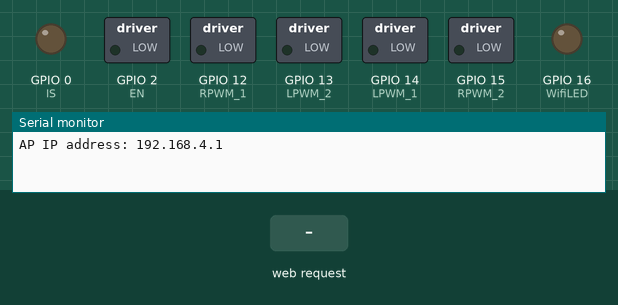
Bench run of a sketch on a simulated ESP8266 (NodeMCU). Parts: switched loads named in the sketch (green lamp = pin HIGH), output pins drawn as LEDs (lit = HIGH), the last lines printed to the serial monitor. The test bench sets the inputs (shaded band).

Above: at 1.2 s.
1.3 s: HTTP request GET /?State=F received
At 1.9 s:
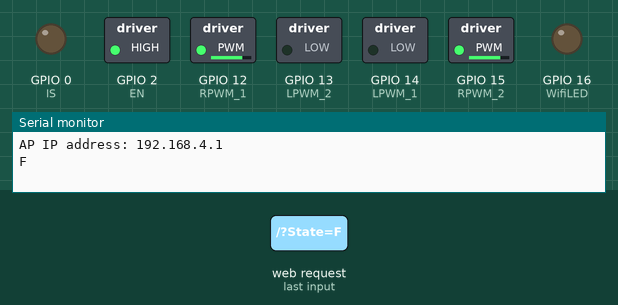
2.8 s: HTTP request GET /?State=B received
At 3.1 s:
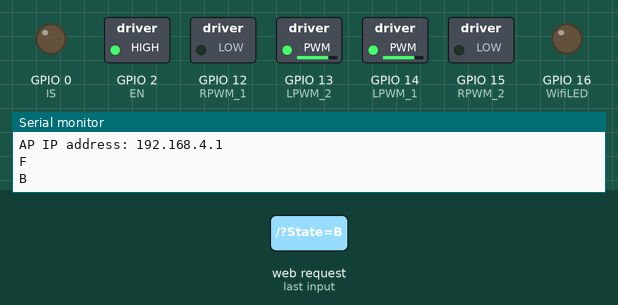
4.3 s: HTTP request GET /?State=L received
At 5.4 s:
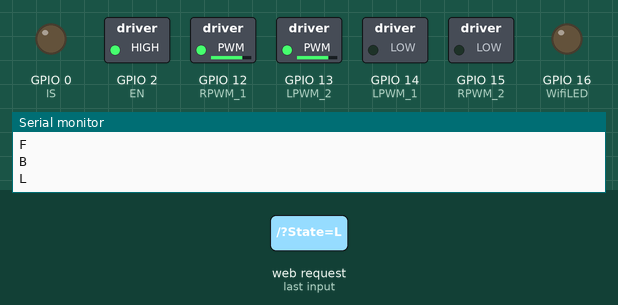
5.8 s: HTTP request GET /?State=R received
At 6.6 s:
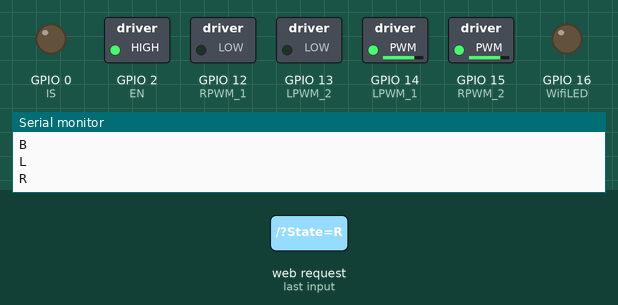
Timing chart, 0 to 8.3 s (numbered marks = the images above; inputs shaded):
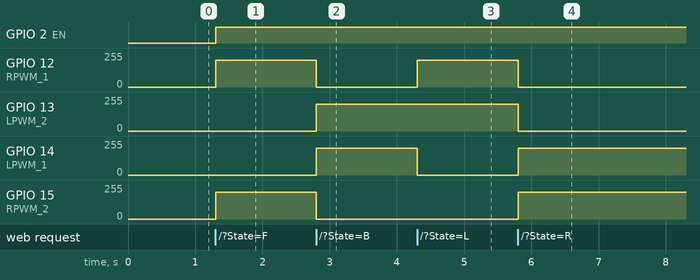

The sketch:

ESP8266_with_bts_driver.ino
```cpp
#define WifiLED 16 // On board Wifi Led Pin             GPIO2(D0)
#define IS 0       // Side Current Output (Active Low)   GPIO0(D3)
#define EN 2       // Enable Pin (Active High)               GPIO2(D4)
#define LPWM_1 14  // L298N pwm1 motors Right             GPIO14(D5)
#define RPWM_1 12  // L298N pwm2 motors Right             GPIO12(D6)
#define LPWM_2 13  // L298N pwm3 motors Left             GPIO13(D7)
#define RPWM_2 15  // L298N pwm4 motors Left             GPIO15(D8)

#include <ESP8266WiFi.h>
#include <WiFiClient.h>
#include <ESP8266WebServer.h>

String command;             //String to store app command state.
int speedCar = 800;         // 400 - 1023.
int speed_Coeff = 3;

const char* ssid = "Racing_Car";
ESP8266WebServer server(80);
void setup()
{

  pinMode(LPWM_1, OUTPUT);
  pinMode(RPWM_1, OUTPUT);
  pinMode(LPWM_2, OUTPUT);
  pinMode(RPWM_2, OUTPUT);
  pinMode(WifiLED, OUTPUT);
  pinMode(IS, OUTPUT);
  pinMode(EN, OUTPUT);

  digitalWrite(IS, LOW);
  digitalWrite(WifiLED, LOW); // Turn on the wifi LED

  Serial.begin(115200);

  // Connecting WiFi

 WiFi.mode(WIFI_AP);
  WiFi.softAP(ssid);

  IPAddress myIP = WiFi.softAPIP();
  Serial.print("AP IP address: ");
  Serial.println(myIP);

 // Starting WEB-server
     server.on ( "/", HTTP_handleRoot );
     server.onNotFound ( HTTP_handleRoot );
     server.begin();
}

void goAhead()
{

  analogWrite(RPWM_1, speedCar);
  analogWrite(LPWM_1, 0);

  analogWrite(RPWM_2, speedCar);
  analogWrite(LPWM_2, 0);

  digitalWrite(EN, HIGH);
}

void goBack()
{

  analogWrite(RPWM_1, 0);
  analogWrite(LPWM_1, speedCar);

  analogWrite(RPWM_2, 0);
  analogWrite(LPWM_2, speedCar);

  digitalWrite(EN, HIGH);
}

void goRight()
{

  analogWrite(RPWM_1, 0);
  analogWrite(LPWM_1, speedCar);

  analogWrite(RPWM_2, speedCar);
  analogWrite(LPWM_2, 0);

  digitalWrite(EN, HIGH);
}

void goLeft()
{

  analogWrite(RPWM_1, speedCar);
  analogWrite(LPWM_1, 0);

  analogWrite(RPWM_2, 0);
  analogWrite(LPWM_2, speedCar);

  digitalWrite(EN, HIGH);
}

void goAheadRight()
{
  analogWrite(RPWM_1, speedCar / speed_Coeff);
  analogWrite(LPWM_1, 0);

  analogWrite(RPWM_2, speedCar);
  analogWrite(LPWM_2, 0);

  digitalWrite(EN, HIGH);
}

void goAheadLeft()
{
  analogWrite(RPWM_1, speedCar);
  analogWrite(LPWM_1, 0);

  analogWrite(RPWM_2, speedCar / speed_Coeff);
  analogWrite(LPWM_2, 0);

  digitalWrite(EN, HIGH);
}

void goBackRight()
{
  analogWrite(RPWM_1, 0);
  analogWrite(LPWM_1, speedCar / speed_Coeff);

  analogWrite(RPWM_2, 0);
  analogWrite(LPWM_2, speedCar);

  digitalWrite(EN, HIGH);
}

void goBackLeft()
{
  analogWrite(RPWM_1, 0);
  analogWrite(LPWM_1, speedCar);

  analogWrite(RPWM_2, 0);
  analogWrite(LPWM_2, speedCar / speed_Coeff);

  digitalWrite(EN, HIGH);
}

void stopRobot()
{

  digitalWrite(EN, LOW);
}

void loop()
{

  server.handleClient();

  command = server.arg("State");

  if (command == "F")
    goAhead();

  else if (command == "B")
    goBack();

  else if (command == "L")
    goLeft();

  else if (command == "R")
    goRight();

  else if (command == "I")
    goAheadRight();

  else if (command == "G")
    goAheadLeft();

  else if (command == "J")
    goBackRight();

  else if (command == "H")
    goBackLeft();

  else if (command == "0")
    speedCar = 400;

  else if (command == "1")
    speedCar = 470;

  else if (command == "2")
    speedCar = 540;

  else if (command == "3")
    speedCar = 610;

  else if (command == "4")
    speedCar = 680;

  else if (command == "5")
    speedCar = 750;

  else if (command == "6")
    speedCar = 820;

  else if (command == "7")
    speedCar = 890;

  else if (command == "8")
    speedCar = 960;

  else if (command == "9")
    speedCar = 1023;

  else if (command == "S")
    stopRobot();
}

void HTTP_handleRoot(void)
{

  if (server.hasArg("State"))
  {

    Serial.println(server.arg("State"));
  }

  server.send(200, "text/html", "");

  delay(1);
}
```

Measured:
- after the input at 1.3 s, GPIO 2 (EN): LOW → HIGH at once; GPIO 12 (RPWM_1), GPIO 15 (RPWM_2): 0/255 → 199/255 at once
- after the input at 2.8 s, GPIO 12 (RPWM_1), GPIO 15 (RPWM_2): 199/255 → 0/255 at once; GPIO 13 (LPWM_2), GPIO 14 (LPWM_1): 0/255 → 199/255 at once
- after the input at 4.3 s, GPIO 12 (RPWM_1): 0/255 → 199/255 at once; GPIO 14 (LPWM_1): 199/255 → 0/255 at once
- after the input at 5.8 s, GPIO 12 (RPWM_1), GPIO 13 (LPWM_2): 199/255 → 0/255 at once; GPIO 14 (LPWM_1), GPIO 15 (RPWM_2): 0/255 → 199/255 at once
